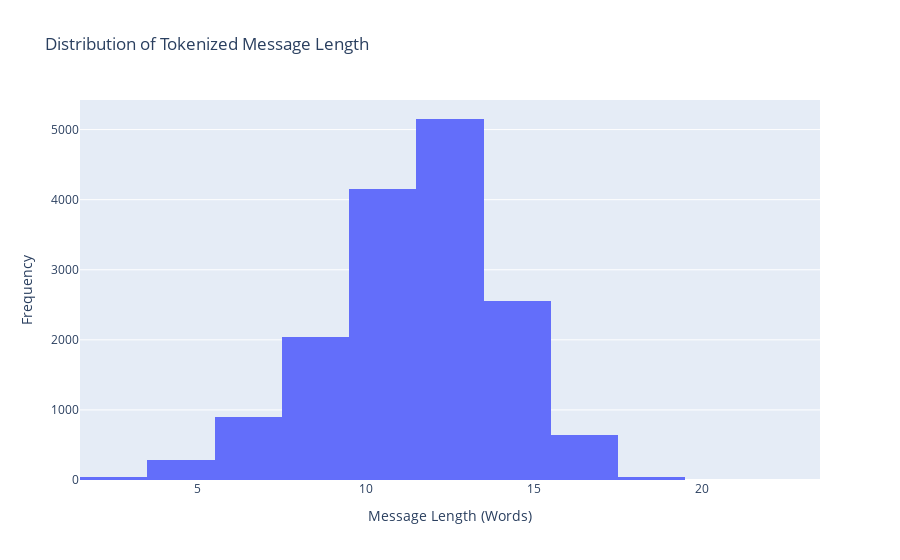
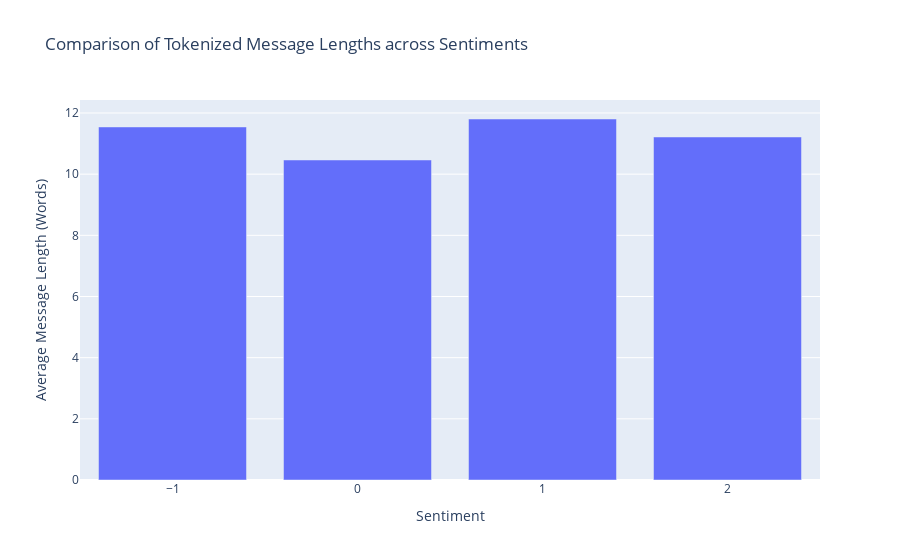
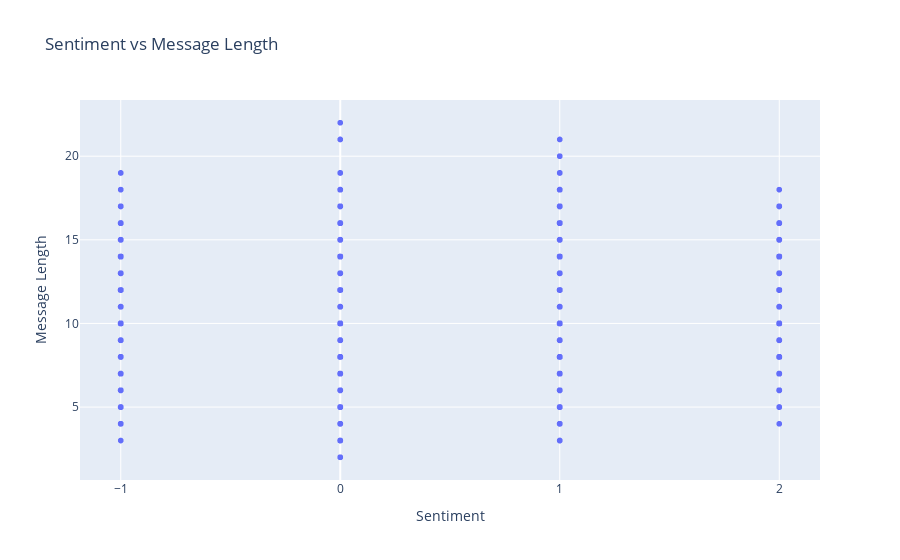

These figures' notebook cell, in order:
### Code cell
import plotly.express as px

# Calculate message length in characters
# df['tokenized_message_chars'] = df['tokenized_message'].apply(lambda x: len(''.join(x)))

# # Calculate message length in words (assuming whitespace separation)
# df['message_length_words'] = df['tokenized_message'].apply(lambda x: len(x.split()))

# Distribution of message length
fig = px.histogram(df, x='tokenized_message_length', nbins=20, title='Distribution of Tokenized Message Length')
fig.update_layout(xaxis_title='Message Length (Words)', yaxis_title='Frequency')
fig.show()

# Compare message lengths across sentiments
sentiment_lengths = df.groupby('sentiment')['tokenized_message_length'].mean().reset_index()
fig = px.bar(sentiment_lengths, x='sentiment', y='tokenized_message_length', title='Comparison of Tokenized Message Lengths across Sentiments')
fig.update_layout(xaxis_title='Sentiment', yaxis_title='Average Message Length (Words)', xaxis={'tickvals': [-1, 0, 1, 2]})
fig.show()

# Filter data for the specified sentiment values
sentiment_values = [-1, 0, 1, 2]
df_filtered = df[df['sentiment'].isin(sentiment_values)]

# Plot sentiment vs message length
fig = px.scatter(df_filtered, x='sentiment', y='tokenized_message_length', title='Sentiment vs Message Length')
fig.update_layout(xaxis_title='Sentiment', yaxis_title='Message Length', xaxis={'tickvals': [-1, 0, 1, 2]})
fig.show()

### Figure 1 — Plotly figure (JSON) as saved in the notebook; plotly's stock layout.template omitted (floating-point values rounded to 4 significant figures; data arrays with more than 128 entries replaced by an {"elided": "..."} marker saying what was removed)
{"data": [{"alignmentgroup": "True", "bingroup": "x", "hovertemplate": "tokenized_message_length=%{x}<br>count=%{y}<extra></extra>", "legendgroup": "", "marker": {"color": "#636efa", "pattern": {"shape": ""}}, "name": "", "nbinsx": 20, "offsetgroup": "", "orientation": "v", "showlegend": false, "type": "histogram", "x": {"elided": "15819 int values"}, "xaxis": "x", "yaxis": "y"}], "layout": {"barmode": "relative", "legend": {"tracegroupgap": 0}, "title": {"text": "Distribution of Tokenized Message Length"}, "xaxis": {"anchor": "y", "domain": [0, 1], "title": {"text": "Message Length (Words)"}}, "yaxis": {"anchor": "x", "domain": [0, 1], "title": {"text": "Frequency"}}}}

### Figure 2 — Plotly figure (JSON) as saved in the notebook; plotly's stock layout.template omitted (floating-point values rounded to 4 significant figures)
{"data": [{"alignmentgroup": "True", "hovertemplate": "sentiment=%{x}<br>tokenized_message_length=%{y}<extra></extra>", "legendgroup": "", "marker": {"color": "#636efa", "pattern": {"shape": ""}}, "name": "", "offsetgroup": "", "orientation": "v", "showlegend": false, "textposition": "auto", "type": "bar", "x": [-1, 0, 1, 2], "xaxis": "x", "y": [11.54, 10.46, 11.8, 11.22], "yaxis": "y"}], "layout": {"barmode": "relative", "legend": {"tracegroupgap": 0}, "title": {"text": "Comparison of Tokenized Message Lengths across Sentiments"}, "xaxis": {"anchor": "y", "domain": [0, 1], "tickvals": [-1, 0, 1, 2], "title": {"text": "Sentiment"}}, "yaxis": {"anchor": "x", "domain": [0, 1], "title": {"text": "Average Message Length (Words)"}}}}

### Figure 3 — Plotly figure (JSON) as saved in the notebook; plotly's stock layout.template omitted (floating-point values rounded to 4 significant figures; data arrays with more than 128 entries replaced by an {"elided": "..."} marker saying what was removed)
{"data": [{"hovertemplate": "sentiment=%{x}<br>tokenized_message_length=%{y}<extra></extra>", "legendgroup": "", "marker": {"color": "#636efa", "symbol": "circle"}, "mode": "markers", "name": "", "showlegend": false, "type": "scattergl", "x": {"elided": "15819 int values"}, "xaxis": "x", "y": {"elided": "15819 int values"}, "yaxis": "y"}], "layout": {"legend": {"tracegroupgap": 0}, "title": {"text": "Sentiment vs Message Length"}, "xaxis": {"anchor": "y", "domain": [0, 1], "tickvals": [-1, 0, 1, 2], "title": {"text": "Sentiment"}}, "yaxis": {"anchor": "x", "domain": [0, 1], "title": {"text": "Message Length"}}}}
